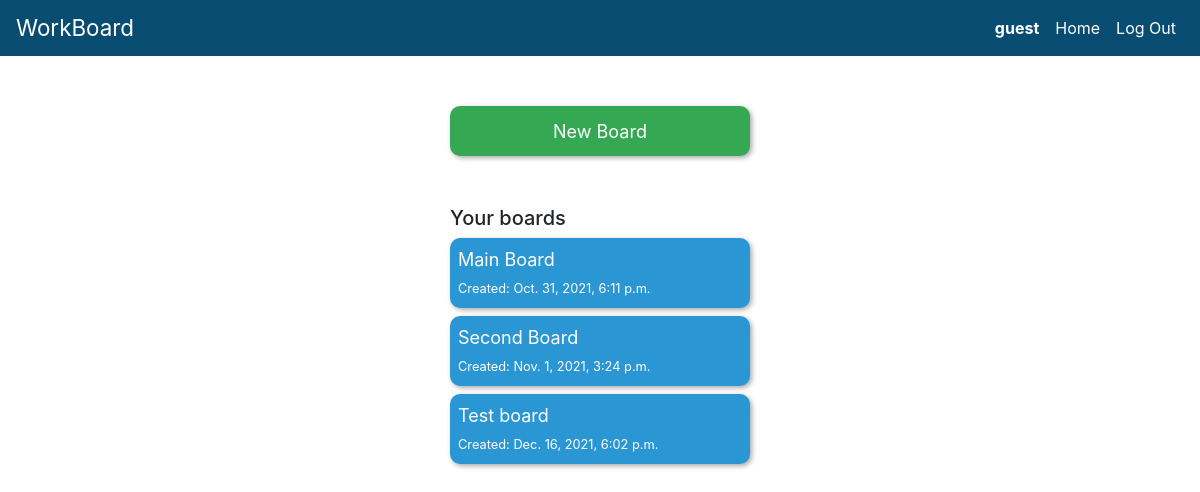
The app's page /workboard/ (signed in), older data.
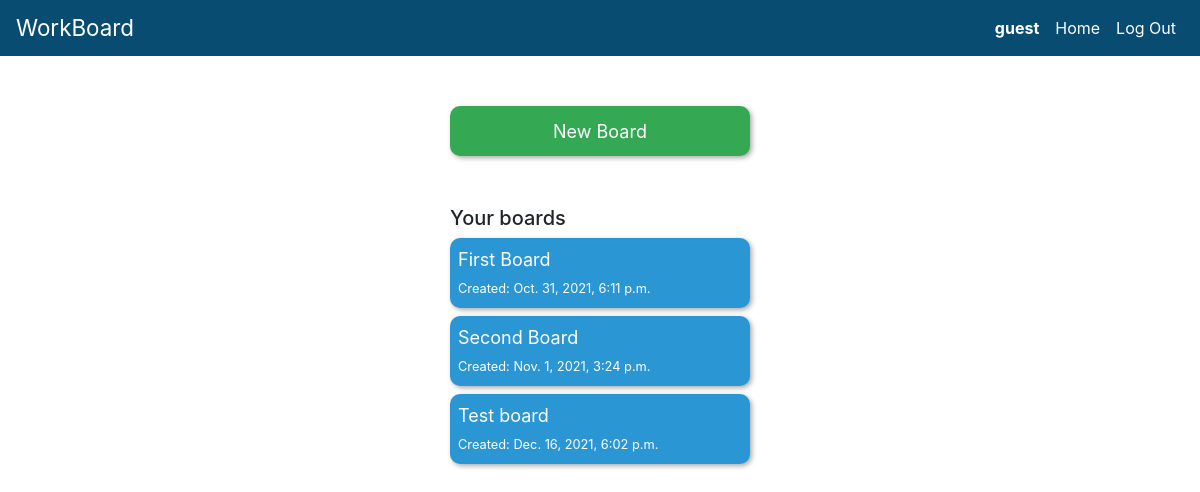
The same page, newer data.
### landing_page/models.py (models this page shows, shortened)
class User(AbstractUser):
    number_of_followers = models.IntegerField(default=0)
    number_of_followings = models.IntegerField(default=0)

### workboard/models.py (models this page shows, shortened)
class Board(models.Model):
	creator = models.ForeignKey(User, on_delete=models.CASCADE, related_name='boards')	# related name: User.maps
	title = models.CharField(max_length=50)
	description = models.TextField(blank=True)
	public_visibility = models.BooleanField(default=False)
	archived = models.BooleanField(default=False)
	timestamp = models.DateTimeField(auto_now_add=True)

### workboard/views.py (the view)
# urls.py: path("", views.index, name="index"),
def index(request):
	if request.user.is_authenticated:
		logged_user = User.objects.get(pk=request.user.id)
		personal_boards = Board.objects.filter(creator=logged_user, archived=False)
		archived_boards = Board.objects.filter(creator=logged_user, archived=True)
		return render(request, 'workboard/index.html', {
			'personal_boards': personal_boards,
			'archived_boards': archived_boards
		})
	else:	# Redirect to the login page
		return HttpResponseRedirect(reverse('login'))

### workboard/templates/workboard/index.html (shortened to what this page needs)
{% extends 'workboard/layout.html' %}
{% load static %}
{% block body %}
{% if user.is_authenticated %}
<div class="flex-container">
	<div class="flexbox-item">
		<div id="new-board-btn">
			<button id="create-board-form-btn">New Board</button>
		</div>
		<div id="more-boards">
			<h5>Your boards</h5>
			<ul class="boards-list">
				{% for board in personal_boards %}
					<li>
						<a href="{% url 'workboard:board-page' board.id %}">
							<button class="active-list-item">{{ board.title }}<br><span class="timestamp">Created: {{ board.timestamp }}</span></button>
						</a>
					</li>
				{% empty %}
					<li>You don't have any active boards.</li>
				{% endfor%}
			</ul>
{% endif %}
		</div>
	</div>
</div>
{% endblock %}

### workboard/templates/workboard/layout.html (shortened to what this page needs)
{% load static %}
<!DOCTYPE html>
<html lang="en">
	<head>
		<link rel="stylesheet" href="https://stackpath.bootstrapcdn.com/bootstrap/4.4.1/css/bootstrap.min.css">
		<link rel="stylesheet" href="{% static 'workboard/styles.css' %}">
	</head>
	<body>
		<nav class="navbar navbar-expand navbar-light">
			<span class="app-title">WorkBoard</span>
			<ul class="navbar-nav ml-auto">
				{% if user.is_authenticated %}
					<li class="nav-item">
						<a class="nav-link"><strong>{{ user.username }}</strong></a>
					</li>
					<li class="nav-item">
						<a class="nav-link link-over" href="{% url 'workboard:guest-view' %}" title="View Projects">Home</a>
					</li>
					<li id="log-out" class="nav-item">
						<a class="nav-link link-over" href="{% url 'workboard:logout' %}" title="End session">Log Out</a>
					</li>
				{% endif %}
			</ul>
		</nav>
		{% block body %}
		{% endblock %}
	</body>
</html>

### workboard/static/workboard/styles.css (style rules this page uses)
:root { --dark-blue-trello: #094C72; --medium-blue-trello: #0079BF; --light-blue-trello: #2B96D4; --lightest-blue-trello: #56ABDC; --column-header-color: #D9D9D9; --column-color: #F2F2F2; }
.flex-container { display: flex; justify-content: space-around; }
#create-board-form-btn { width: 300px; height: 50px; padding: 5px; margin: 50px 0px; border: none; border-radius: 10px; font-size: large; color: white; background-color: #34A853; box-shadow: 2px 2px 5px #aaaaaa; }
.boards-list { padding: 0; list-style: none; }
.active-list-item { background-color: var(--light-blue-trello); }
.boards-list button { color: white; font-size: large; text-align: left; margin-bottom: 8px; padding: 8px; width: 100%; border: none; border-radius: 10px; box-shadow: 2px 2px 5px #aaaaaa; }
.timestamp { font-size: 0.8rem; }
nav { background-color: var(--dark-blue-trello); }
.app-title { font-size: 1.4rem; color: white; }
.nav-link { color: white !important; }

Row changes from the older to the newer data that the page shows:
changed Board: title "Main Board" → "First Board"
